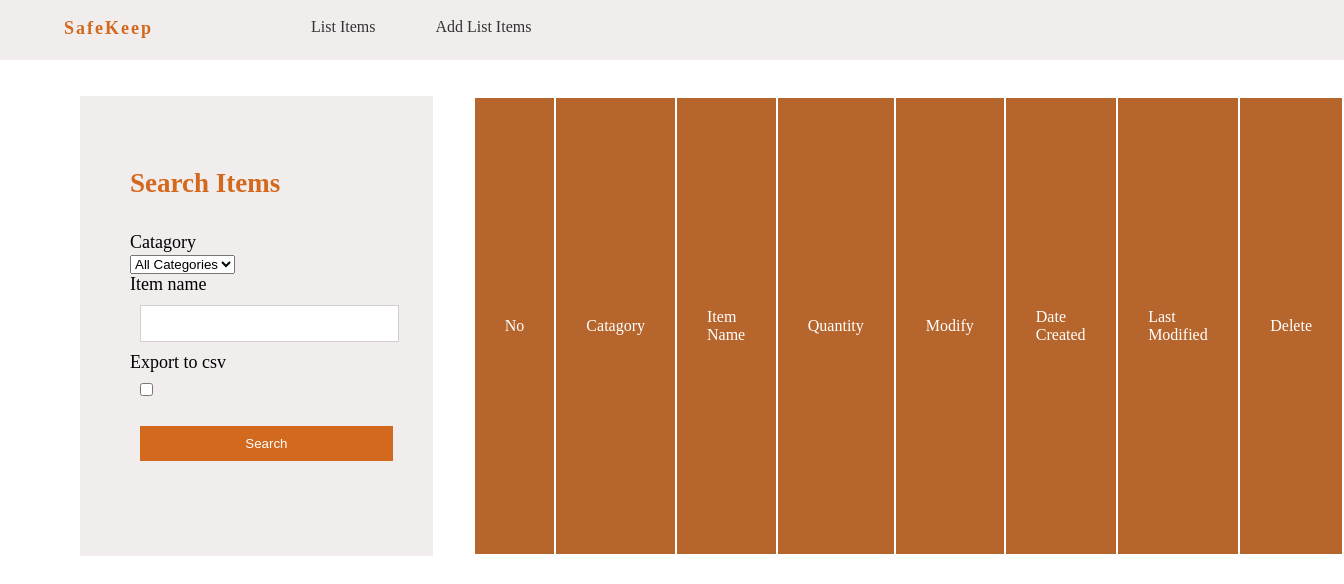
/list_items/, run on an earlier commit of the app's database.
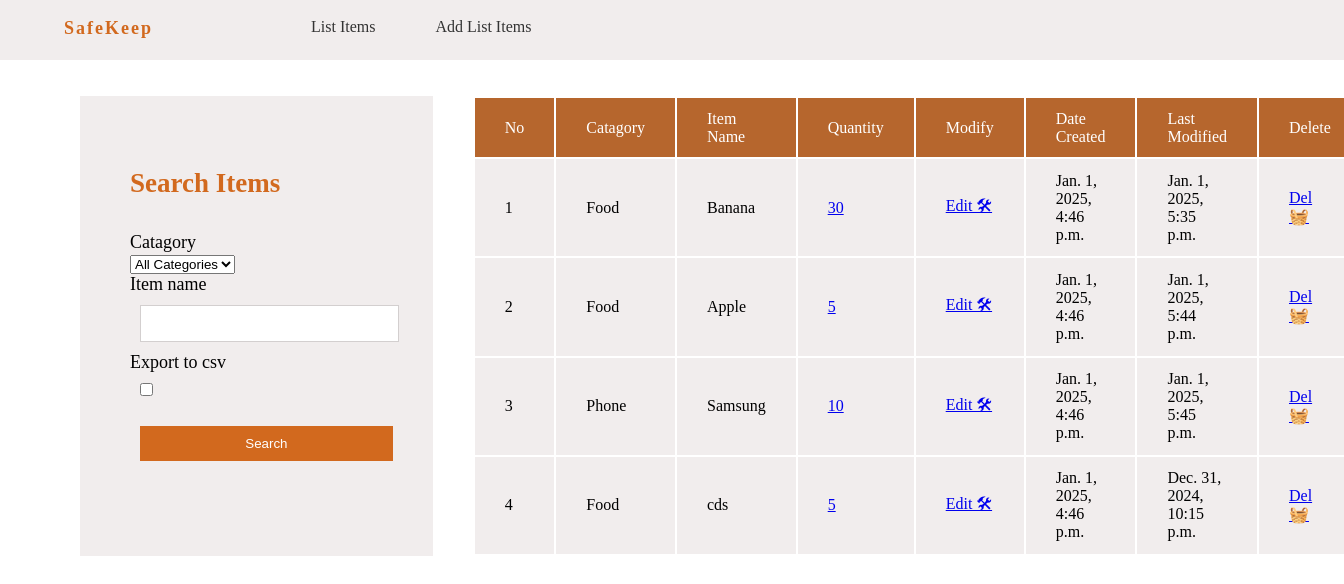
And on a later commit of the database.
### inventorymgmt/models.py (models this page shows, shortened)
class Stock(models.Model):
    catagory = models.ForeignKey(Catagory, on_delete=models.CASCADE)
    item_name = models.CharField(max_length=50, blank=False , null=True)
    quantity = models.IntegerField(default='0', blank=False , null=True)
    receive_quantity= models.IntegerField(default='0', blank=True , null=True)
    receive_by = models.CharField(max_length=50, blank=True , null=True)
    issue_quantity = models.IntegerField(default='0', blank=True , null=True)
    issue_by = models.CharField(max_length=50, blank=True , null=True)
    issue_to = models.CharField(max_length=50, blank=True , null=True)
    phone_number = models.CharField(max_length=50, blank=True , null=True)
    created_by = models.CharField(max_length=50, blank=True , null=True)
    reorder_level = models.IntegerField(default='0', blank=True , null=True)
    last_updated = models.DateTimeField(auto_now_add=False, auto_now=True)
    creation_date = models.DateTimeField(auto_now_add=True, auto_now=False)
    export_to_csv = models.BooleanField(default=False)

class Catagory(models.Model):
	name = models.CharField(max_length=50, blank=True, null=True)
	def __str__(self):
		return self.name

### inventorymgmt/views.py (the view, shortened to what this page needs)
# urls.py: path('list_items/',views.list_items,name='list_items'),
def list_items(request):
    title= "list of items in stock"
    form = forms.StockSearchForm(request.POST or None)
    queryset= models.Stock.objects.all()
    context = {
        "title": title,
        "queryset":queryset,
        "form": form,
    }
    return render(request, "list_items.html", context)

### inventorymgmt/forms.py
class StockSearchForm(forms.Form):  # Use a regular form for search (not ModelForm)
    catagory = forms.ModelChoiceField(queryset=Catagory.objects.all(), required=False, empty_label="All Categories")
    item_name = forms.CharField(required=False)
    export_to_CSV = forms.BooleanField(required=False)

### inventorymgmt/templates/list_items.html (shortened to what this page needs)
{% load static %}
<!DOCTYPE html>
<html lang="en">
<head>
    <link rel="stylesheet" href="{% static 'css/list_items.css' %}">
</head>
{% include 'navbar.html' %}
<body>
    <div class="list_container">
        <form method='POST' action=''>{% csrf_token %}
            <h2> Search Items</h2>
            {% for field in form %}
            <div class="form-group">
                <label for="{{ field.id_for_label }}">{{ field.label }}</label><br>
                <span class="field">{{ field }}</span>
            </div>
        {% endfor %}
                <input class="search" type="submit" value='Search'/>
        </form>
        <br>
        <table>
            <tr class="table_head">
                <td> No</td>
                <td> Catagory</td>
                <td> Item Name </td>
                <td> Quantity </td>
                <td> Modify</td>
                <td> Date Created </td>
                <td> Last Modified</td>
                <td> Delete</td>
            </tr>
            {% for item in queryset %}
            <tr>
                <td>{{forloop.counter}}</td>
                <td>{{item.catagory}}</td>
                <td>{{item.item_name}}</td>
                <td><a href="{% url 'stock_detail' item.id %}">{{item.quantity}}</a></td>
                <td><a href="{% url 'update_items' item.id %}">Edit 🛠</a></td>
                <td>{{item.creation_date}}</td>
                <td>{{item.last_updated}}</td>
                <td><a href="{% url 'delete_items' item.id %}">Del 🧺</a></td>
            </tr>
            {% endfor %}
        </table>
    </div>
</body>
</html>

### inventorymgmt/templates/navbar.html (shortened to what this page needs)
    <nav>
        <ul>
            <li ><a href="" class="Brand">SafeKeep</a></li>
            <li><a href="/list_items">List Items</a></li>
            <li><a href="/add_items">Add List Items</a></li>
        </ul>
    </nav>

### inventorymgmt/static/css/list_items.css (style rules this page uses)
body { color:black; }
.list_container { margin: 6rem 0rem 0rem 5rem; display: flex; }
.list_container h2 { color: chocolate; padding-bottom: 10px; }
.list_container form { width: 20%; height: 45vh; text-align: left; font-size: large; background-color: #f1eded; color: black; padding: 50px; margin-right: 40px; }
label { padding: 50px 0px ; font-size: large; }
.list_container input { margin: 10px; padding: 10px 70px 10px 10px; border:1px solid #d3cfcf; }
input.search { padding: 10px 40px 10px 40px; margin:20px 10px 80px 10px; background-color: chocolate; color:white; width: 100%; border: none; }
.list_container .table_head td { background-color:rgb(182, 102, 45) !important; color:white; }
.list_container table td { background-color: #f1eded; padding: 10px 30px; }

### inventorymgmt/templates/navbar.html (style rules this page uses)
.Brand { font-family:cursive; font-size: large; letter-spacing: 2px; font-weight: bold; padding: 0rem 8rem 4rem 4rem; padding-right: 8rem; color: chocolate; }
a { padding-top: 10px; }
nav { background-color:#f1eded;height: 60px ;position: fixed;width:100%;top: 0; }
body { margin:0 ; padding:0; box-sizing: border-box; }
ul { color: white; list-style: none; display: inline; margin: auto; padding-top: 5px; }
ul li a { float: left;display: block;color:#333;text-align: center;padding: 0px 30px 10px 30px;text-decoration: none; font-size: medium; }

What changed in the data, as far as the page shows it:
added Stock: catagory "Food", item_name "Banana", quantity "30", creation_date "Jan. 1, 2025, 4:46 p.m.", last_updated "Jan. 1, 2025, 5:35 p.m."
added Stock: catagory "Food", item_name "Apple", quantity "5", creation_date "Jan. 1, 2025, 4:46 p.m.", last_updated "Jan. 1, 2025, 5:44 p.m."
added Stock: catagory "Phone", item_name "Samsung", quantity "10", creation_date "Jan. 1, 2025, 4:46 p.m.", last_updated "Jan. 1, 2025, 5:45 p.m."
added Stock: catagory "Food", item_name "cds", quantity "5", creation_date "Jan. 1, 2025, 4:46 p.m.", last_updated "Dec. 31, 2024, 10:15 p.m."
